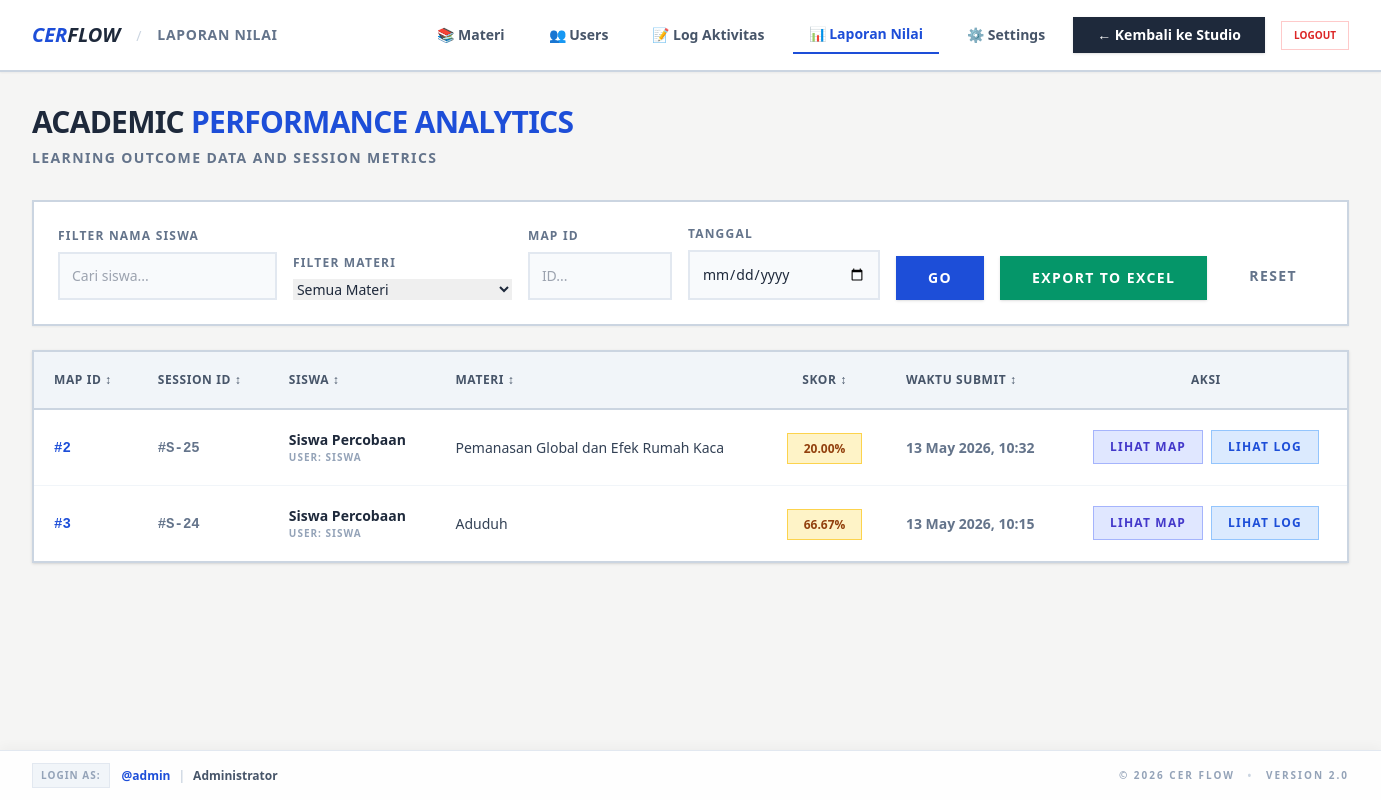
The app's page /report.php (signed in), older data.
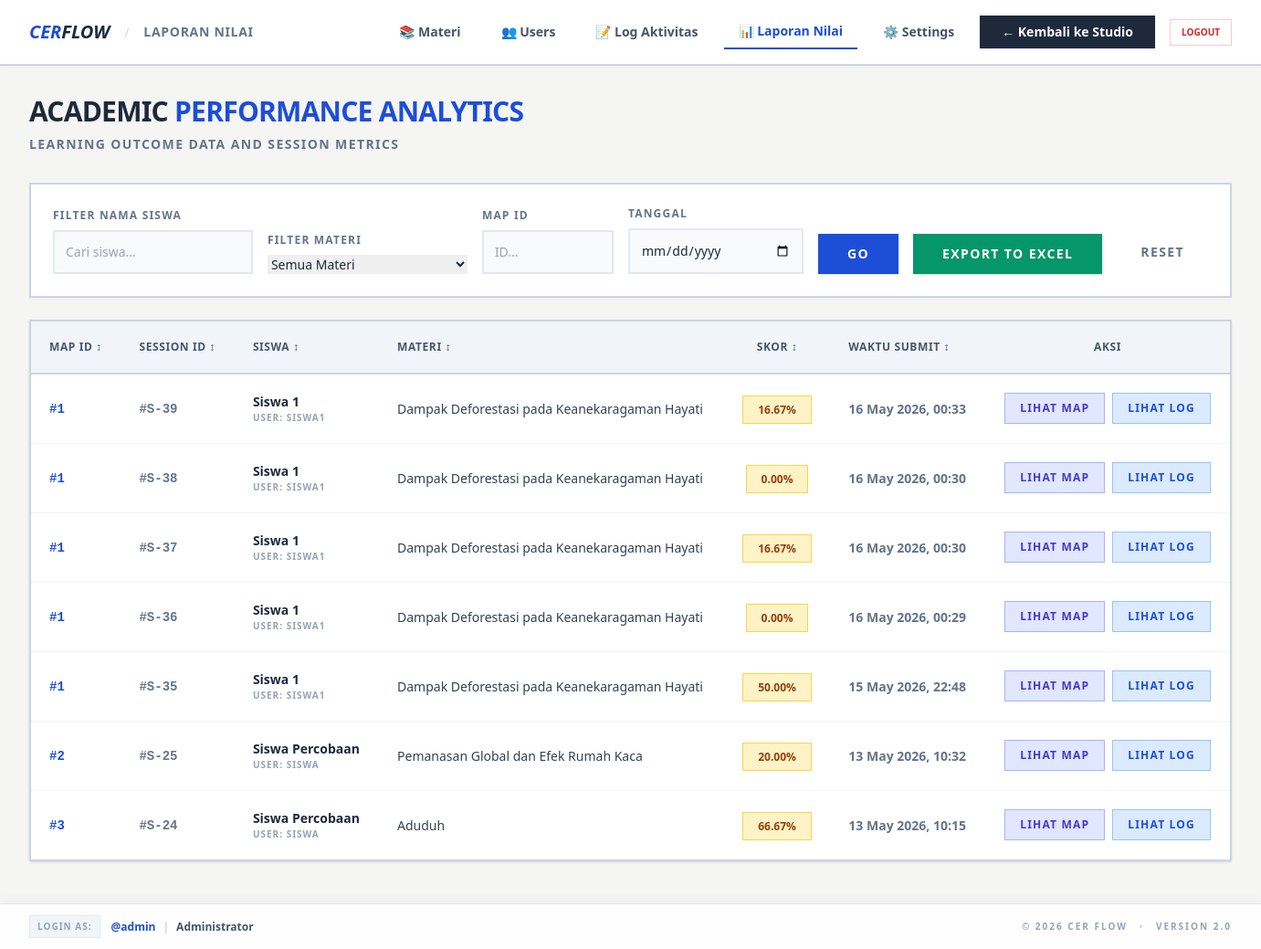
The same page, newer data.
### tables this page shows
CREATE TABLE `scores` (
  `id` int NOT NULL AUTO_INCREMENT,
  `user_id` int DEFAULT NULL,
  `map_id` int DEFAULT NULL,
  `session_id` int DEFAULT NULL,
  `score` decimal(5,2) DEFAULT NULL,
  `submitted_at` timestamp NOT NULL DEFAULT CURRENT_TIMESTAMP,
  `map_data` longtext,
  PRIMARY KEY (`id`),
  KEY `user_id` (`user_id`),
  KEY `map_id` (`map_id`),
  KEY `session_id` (`session_id`),
  CONSTRAINT `scores_ibfk_1` FOREIGN KEY (`user_id`) REFERENCES `users` (`id`) ON DELETE CASCADE,
  CONSTRAINT `scores_ibfk_2` FOREIGN KEY (`map_id`) REFERENCES `cer_maps` (`id`) ON DELETE CASCADE,
  CONSTRAINT `scores_ibfk_3` FOREIGN KEY (`session_id`) REFERENCES `user_sessions` (`id`) ON DELETE CASCADE
);

CREATE TABLE `users` (
  `id` int NOT NULL AUTO_INCREMENT,
  `username` varchar(50) NOT NULL,
  `namalengkap` varchar(100) NOT NULL,
  `password` varchar(255) NOT NULL,
  `role` enum('guru','siswa') NOT NULL,
  PRIMARY KEY (`id`),
  UNIQUE KEY `username` (`username`)
);

CREATE TABLE `cer_maps` (
  `id` int NOT NULL AUTO_INCREMENT,
  `title` varchar(100) NOT NULL,
  `allow_feedback` tinyint(1) NOT NULL DEFAULT '1',
  `reading_text` text,
  `allow_reading` tinyint(1) NOT NULL DEFAULT '1',
  `created_at` timestamp NOT NULL DEFAULT CURRENT_TIMESTAMP,
  PRIMARY KEY (`id`)
);

### app/Models/Score.php (called while the page is built, shortened)
<?php
class Score {
    private $conn;
    private $table_name = "scores";
    public function __construct($db) {
        $this->conn = $db;
    }
    public function getAllReports() {
        $query = "SELECT s.id as score_id, s.map_id, u.username, u.namalengkap, m.title, s.score, s.submitted_at, s.session_id, s.map_data
                  FROM " . $this->table_name . " s
                  JOIN users u ON s.user_id = u.id
                  JOIN cer_maps m ON s.map_id = m.id
                  ORDER BY s.submitted_at DESC";
        $stmt = $this->conn->prepare($query);
        $stmt->execute();
        return $stmt->fetchAll(PDO::FETCH_ASSOC);
    }
}
?>

### report.php (the view, shortened to what this page needs)
<?php
require_once 'app/Models/Score.php';
$database = new Database();
$db = $database->getConnection();
$scoreModel = new Score($db);
$reports = $scoreModel->getAllReports();
$navContext = 'report';
include 'partials/header.php';
include 'partials/navbar.php';
?>
<div class="w-fit min-w-full mx-auto p-8 pb-24">
    <div class="mb-8">
        <h2 class="text-3xl font-black text-slate-800 tracking-tight uppercase">Academic <span class="text-blue-700">Performance Analytics</span></h2>
        <p class="text-sm text-slate-500 font-bold uppercase tracking-widest mt-2">Learning outcome data and session metrics</p>
    </div>
    <div class="bg-white p-6 border-2 border-slate-300 shadow-sm mb-6 flex flex-wrap gap-4 items-end">
        <div class="flex-1 min-w-[200px]">
            <label class="text-xs font-black text-slate-500 uppercase tracking-widest block mb-2">Filter Nama Siswa</label>
            <input type="text" id="filter-student" placeholder="Cari siswa..." class="w-full p-3 bg-slate-50 border-2 border-slate-200 text-sm outline-none focus:border-blue-600 transition-all">
        </div>
        <div class="flex-1 min-w-[200px]">
            <label class="text-xs font-black text-slate-500 uppercase tracking-widest block mb-2">Filter Materi</label>
            <select id="filter-module" placeholder="Cari materi..." class="w-full text-sm">
                <option value="">Semua Materi</option>
            </select>
        </div>
        <div class="w-36">
            <label class="text-xs font-black text-slate-500 uppercase tracking-widest block mb-2">Map ID</label>
            <input type="text" id="filter-id" placeholder="ID..." class="w-full p-3 bg-slate-50 border-2 border-slate-200 text-sm outline-none focus:border-blue-600 transition-all">
        </div>
        <div class="w-48">
            <label class="text-xs font-black text-slate-500 uppercase tracking-widest block mb-2">Tanggal</label>
            <input type="date" id="filter-date" class="w-full p-3 bg-slate-50 border-2 border-slate-200 text-sm outline-none focus:border-blue-600 transition-all">
        </div>
        <button onclick="applyFilters()" class="bg-blue-700 text-white px-8 py-3 text-sm font-black uppercase tracking-widest hover:bg-blue-800 transition-all shadow">Go</button>
        <button onclick="exportToExcel()" class="bg-emerald-600 text-white px-8 py-3 text-sm font-black uppercase tracking-widest hover:bg-emerald-700 transition-all shadow">Export to Excel</button>
        <button onclick="resetFilters()" class="px-6 py-3 text-sm font-black text-slate-500 hover:text-blue-700 uppercase tracking-widest transition-all border-2 border-transparent hover:border-slate-300">Reset</button>
    </div>
    <div class="bg-white border-2 border-slate-300 shadow overflow-hidden">
        <table class="w-full text-left border-collapse whitespace-nowrap" id="reports-table">
            <thead>
                <tr class="bg-slate-100 border-b-2 border-slate-300 text-xs uppercase font-black text-slate-600 tracking-wider">
                    <th class="p-5 cursor-pointer hover:text-blue-700 transition-colors" onclick="sortTable(0)">Map ID ↕</th>
                    <th class="p-5 cursor-pointer hover:text-blue-700 transition-colors" onclick="sortTable(1)">Session ID ↕</th>
                    <th class="p-5 cursor-pointer hover:text-blue-700 transition-colors" onclick="sortTable(2)">Siswa ↕</th>
                    <th class="p-5 cursor-pointer hover:text-blue-700 transition-colors" onclick="sortTable(3)">Materi ↕</th>
                    <th class="p-5 text-center cursor-pointer hover:text-blue-700 transition-colors" onclick="sortTable(4)">Skor ↕</th>
                    <th class="p-5 cursor-pointer hover:text-blue-700 transition-colors" onclick="sortTable(5)">Waktu Submit ↕</th>
                    <th class="p-5 text-center">Aksi</th>
                </tr>
            </thead>
            <tbody class="divide-y divide-slate-100" id="table-body">
                <?php if (count($reports) > 0): ?>
                    <?php foreach($reports as $r): ?>
                        <tr class="hover:bg-stone-50 transition-all group"
                            data-date="<?php echo date('Y-m-d', strtotime($r['submitted_at'])); ?>"
                            data-full-date="<?php echo $r['submitted_at']; ?>">
                        <td class="p-5 text-sm font-mono font-bold text-blue-700">
                            #<?php echo $r['map_id']; ?>
                        </td>
                        <td class="p-5 text-sm font-mono font-bold text-slate-500">
                            <?php echo $r['session_id'] ? '#S-' . $r['session_id'] : '-'; ?>
                        </td>
                        <td class="p-5">
                            <div class="flex flex-col">
                                <span class="text-sm font-black text-slate-800"><?php echo htmlspecialchars($r['namalengkap']); ?></span>
                                <span class="text-[10px] font-bold text-slate-400 uppercase tracking-widest">User: <?php echo htmlspecialchars($r['username']); ?></span>
                            </div>
                        </td>
                        <td class="p-5 text-sm font-medium text-slate-700">
                            <?php echo htmlspecialchars($r['title']); ?>
                        </td>
                        <td class="p-5 text-center">
                            <span class="px-4 py-1.5 text-xs font-black border <?php echo $r['score'] >= 70 ? 'bg-emerald-100 text-emerald-800 border-emerald-300' : 'bg-amber-100 text-amber-800 border-amber-300'; ?>">
                                <?php echo $r['score']; ?>%
                            </span>
                        </td>
                        <td class="p-5 text-sm font-bold text-slate-500">
                            <?php echo date('d M Y, H:i', strtotime($r['submitted_at'])); ?>
                        </td>
                        <td class="p-5 text-center flex gap-2 justify-center">
                            <?php if (!empty($r['map_data'])): ?>
                                <a href="view_map.php?score_id=<?php echo $r['score_id']; ?>" class="bg-indigo-100 text-indigo-700 border border-indigo-300 px-4 py-2 text-xs font-black uppercase tracking-widest hover:bg-indigo-700 hover:text-white transition-all">Lihat Map</a>
                            <?php endif; ?>
                            <?php if ($r['session_id']): ?>
                                <a href="logs.php?materi=<?php echo urlencode($r['title']); ?>&siswa=<?php echo urlencode($r['username']); ?>" class="bg-blue-100 text-blue-700 border border-blue-300 px-4 py-2 text-xs font-black uppercase tracking-widest hover:bg-blue-700 hover:text-white transition-all">Lihat Log</a>
                            <?php else: ?>
                                <?php if (empty($r['map_data'])): ?>
                                    <span class="text-slate-300 text-xs font-bold uppercase tracking-widest">N/A</span>
                                <?php endif; ?>
                            <?php endif; ?>
                        </td>
                    </tr>
                    <?php endforeach; ?>
                <?php endif; ?>
            </tbody>
        </table>
    </div>
</div>
<link href="https://cdn.jsdelivr.net/npm/tom-select@2.2.2/dist/css/tom-select.default.min.css" rel="stylesheet">
<?php include 'partials/footer.php'; ?>

### partials/header.php (shortened to what this page needs)
<!DOCTYPE html>
<html lang="en">
<head>
    <script src="https://cdn.tailwindcss.com"></script>
    <link rel="stylesheet" href="assets/css/style.css">
</head>
<body class="bg-stone-100 min-h-screen flex flex-col font-sans text-slate-800">

### partials/navbar.php (shortened to what this page needs)
<?php
$role = isset($_SESSION['role']) ? $_SESSION['role'] : null;
$navContext = isset($navContext) ? $navContext : 'admin';
?>
<nav class="bg-white border-b-2 border-slate-300 px-8 py-4 flex justify-between items-center sticky top-0 z-50 shadow-sm">
    <div class="flex items-center gap-4">
        <a href="index.php">
            <h1 class="text-xl font-black text-blue-700 italic uppercase">CER<span class="text-slate-800">Flow</span></h1>
        </a>
        <?php if ($role == 'guru'): ?>
            <span class="text-slate-300">/</span>
            <span class="text-sm font-black text-slate-500 uppercase tracking-wider">
                <?php
                    if ($navContext === 'logs') echo 'Log Aktivitas';
                    elseif ($navContext === 'report') echo 'Laporan Nilai';
                    elseif ($navContext === 'users') echo 'User Management';
                    elseif ($navContext === 'settings') echo 'Pengaturan';
                    elseif ($navContext === 'maps') echo 'Manajer Materi';
                    else echo 'Studio';
                ?>
            </span>
        <?php endif; ?>
    </div>
    <div class="flex items-center gap-3">
        <?php if ($role == 'guru'): ?>
            <?php if ($navContext === 'admin'): ?>
                <a href="maps.php" class="text-sm font-bold text-slate-600 hover:text-blue-700 hover:bg-blue-50 px-4 py-2 border border-transparent hover:border-blue-200 transition-all">📚 Materi</a>
                <a href="users.php" class="text-sm font-bold text-slate-600 hover:text-blue-700 hover:bg-blue-50 px-4 py-2 border border-transparent hover:border-blue-200 transition-all">👥 Users</a>
                <a href="logs.php" class="text-sm font-bold text-slate-600 hover:text-blue-700 hover:bg-blue-50 px-4 py-2 border border-transparent hover:border-blue-200 transition-all">📝 Log Aktivitas</a>
                <a href="report.php" class="text-sm font-bold text-slate-600 hover:text-blue-700 hover:bg-blue-50 px-4 py-2 border border-transparent hover:border-blue-200 transition-all">📊 Laporan Nilai</a>
                <a href="settings.php" class="text-sm font-bold text-slate-600 hover:text-blue-700 hover:bg-blue-50 px-4 py-2 border border-transparent hover:border-blue-200 transition-all">⚙️ Settings</a>
            <?php else: ?>
                <a href="maps.php" class="text-sm font-bold <?php echo $navContext === 'maps' ? 'text-blue-700 border-b-2 border-blue-700' : 'text-slate-600 hover:text-blue-700'; ?> px-4 py-2 transition-all">📚 Materi</a>
                <a href="users.php" class="text-sm font-bold <?php echo $navContext === 'users' ? 'text-blue-700 border-b-2 border-blue-700' : 'text-slate-600 hover:text-blue-700'; ?> px-4 py-2 transition-all">👥 Users</a>
                <a href="logs.php" class="text-sm font-bold <?php echo $navContext === 'logs' ? 'text-blue-700 border-b-2 border-blue-700' : 'text-slate-600 hover:text-blue-700'; ?> px-4 py-2 transition-all">📝 Log Aktivitas</a>
                <a href="report.php" class="text-sm font-bold <?php echo $navContext === 'report' ? 'text-blue-700 border-b-2 border-blue-700' : 'text-slate-600 hover:text-blue-700'; ?> px-4 py-2 transition-all">📊 Laporan Nilai</a>
                <a href="settings.php" class="text-sm font-bold <?php echo $navContext === 'settings' ? 'text-blue-700 border-b-2 border-blue-700' : 'text-slate-600 hover:text-blue-700'; ?> px-4 py-2 transition-all">⚙️ Settings</a>
                <a href="admin.php" class="bg-slate-800 text-white px-6 py-2 text-sm font-bold shadow hover:bg-black transition-all">← Kembali ke Studio</a>
            <?php endif; ?>
        <?php endif; ?>
        <?php if ($role): ?>
            <a href="logout.php" class="text-[10px] font-black text-red-600 hover:bg-red-50 px-3 py-1.5 border border-red-200 hover:border-red-400 transition-all ml-1">LOGOUT</a>
        <?php endif; ?>
    </div>
</nav>

### partials/footer.php (shortened to what this page needs)
    <footer class="fixed bottom-0 left-0 right-0 bg-white border-t border-slate-200 py-3 px-8 z-[100] flex justify-between items-center shadow-[0_-4px_10px_rgba(0,0,0,0.03)] backdrop-blur-sm bg-white/90">
        <?php if (isset($_SESSION['user_id'])): ?>
            <div class="flex items-center gap-3">
                <div class="text-[10px] uppercase font-black tracking-widest text-slate-400 bg-slate-100 px-2 py-1 border border-slate-200">Login as:</div>
                <div class="text-xs font-bold flex items-center gap-2">
                    <span class="text-blue-700">@<?php echo $_SESSION['username']; ?></span>
                    <span class="text-slate-300">|</span>
                    <span class="text-slate-600"><?php echo $_SESSION['namalengkap']; ?></span>
                </div>
            </div>
        <?php else: ?>
            <div></div>
        <?php endif; ?>
        <div class="text-slate-400 text-[10px] font-black uppercase tracking-[0.2em]">
            &copy; <?php echo date('Y'); ?> CER Flow <span class="text-slate-300 mx-2">•</span> Version 2.0
        </div>
    </footer>
</body>
</html>

### partials/header.php (style rules this page uses)
* { border-radius: 0 !important; }
body { font-size: 14px; }

Row changes from the older to the newer data that the page shows:
added scores: map "1", session "39", user.namalengkap "Siswa 1", user.username "SISWA1", map.title "Dampak Deforestasi pada Keanekaragaman Hayati", score "16.67", submitted_at "16 May 2026, 00:33"
added scores: map "1", session "38", user.namalengkap "Siswa 1", user.username "SISWA1", map.title "Dampak Deforestasi pada Keanekaragaman Hayati", score "0.00", submitted_at "16 May 2026, 00:30"
added scores: map "1", session "37", user.namalengkap "Siswa 1", user.username "SISWA1", map.title "Dampak Deforestasi pada Keanekaragaman Hayati", score "16.67", submitted_at "16 May 2026, 00:30"
added scores: map "1", session "36", user.namalengkap "Siswa 1", user.username "SISWA1", map.title "Dampak Deforestasi pada Keanekaragaman Hayati", score "0.00", submitted_at "16 May 2026, 00:29"
added scores: map "1", session "35", user.namalengkap "Siswa 1", user.username "SISWA1", map.title "Dampak Deforestasi pada Keanekaragaman Hayati", score "50.00", submitted_at "15 May 2026, 22:48"
